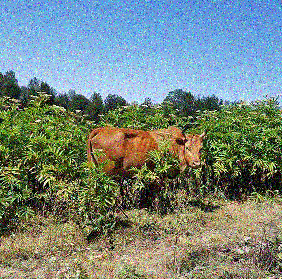
#> input picture images/noisy-cow.png, 282 x 279 px
$ jupyter execute 46-Filters-denoising-and-blurring.ipynb
#> lines starting #> are read from the running program, lines starting #| are printed output that depends on the picture
# <div style="direction:rtl;text-align:right;font-family:B Lotus, B Nazanin, Tahoma">اعمال فیلتر روی تصویر</div>

## Uniform weights

$$K = \frac{1}{9} \begin{bmatrix} 1 & 1 & 1 \\ 1 & 1 & 1 \\ 1 & 1 & 1 \end{bmatrix}$$

[cell 1]
import cv2
import numpy as np
import matplotlib.pyplot as plt


image = cv2.imread('images/noisy-cow.png')
#> image is the input picture: shape (279, 282, 3); mean B, G, R 126.3, 134.4, 119.1

# Creating our 3 x 3 kernel
kernel_3x3 = np.ones((3, 3), np.float32) / 9

# We use the cv2.fitler2D to conovlve the kernal with an image
blurred = cv2.filter2D(image, -1, kernel_3x3)
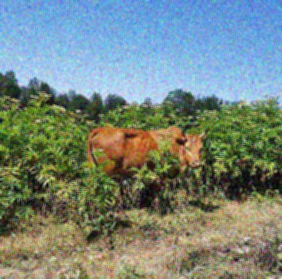
#> blurred: shape (279, 282, 3); mean B, G, R 126.3, 134.4, 119.1


# Creating our 7 x 7 kernel
kernel_7x7 = np.ones((7, 7), np.float32) / 49

blurred2 = cv2.filter2D(image, -1, kernel_7x7)
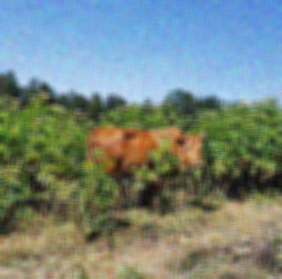
#> blurred2: shape (279, 282, 3); mean B, G, R 126.3, 134.4, 119.1

plt.figure(figsize=[15,5])
plt.subplot(131);plt.imshow(image[...,::-1]);plt.title("Original");
plt.subplot(132);plt.imshow(blurred[...,::-1]);plt.title("blurred with 3x3 filter");
plt.subplot(133);plt.imshow(blurred2[...,::-1]);plt.title("blurred with 7x7 filter");
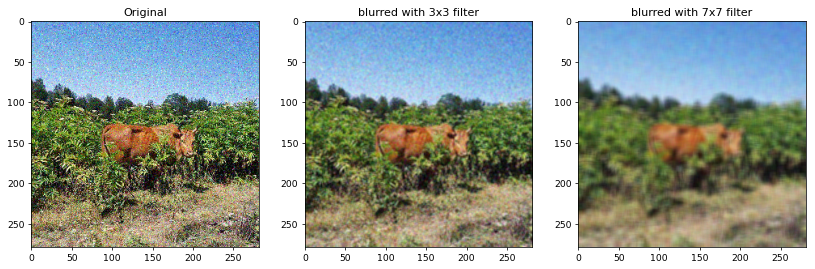
#> figure drawn by matplotlib, 3 panels

## Non-uniform weights

If only sigmaX is specified, sigmaY is taken as the same as sigmaX. If both are given as zeros, they are calculated from the kernel size. Gaussian blurring is highly effective in removing Gaussian noise from an image.

[cell 2]
import cv2
import numpy as np
import matplotlib.pyplot as plt

image = cv2.imread('images/noisy-cow.png')

# Averaging done by convolving the image with a normalized box filter.
# This takes the pixels under the box and replaces the central element
# Box size needs to odd and positive
blur = cv2.blur(image, (7,7))

# Instead of box filter, gaussian kernel
gaussian = cv2.GaussianBlur(image, (7,7), 0)
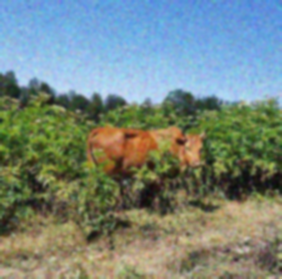
#> gaussian: shape (279, 282, 3); mean B, G, R 126.3, 134.4, 119.1

# Takes median of all the pixels under kernel area and central
# element is replaced with this median value
median = cv2.medianBlur(image, 5)
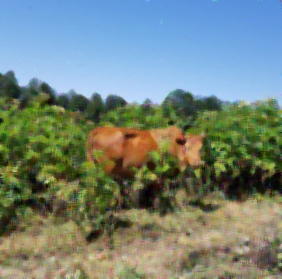
#> median: shape (279, 282, 3); mean B, G, R 124.3, 132.7, 117.3

# Bilateral is very effective in noise removal while keeping edges sharp
bilateral = cv2.bilateralFilter(image, 9, 75, 75)
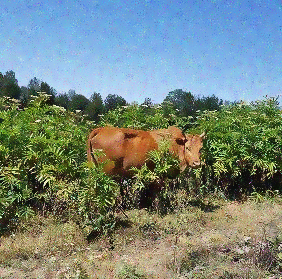
#> bilateral: shape (279, 282, 3); mean B, G, R 126.2, 134, 118.7


plt.figure(figsize=[15,10])
plt.subplot(231);plt.imshow(image[...,::-1]);plt.title("Original");
plt.subplot(232);plt.imshow(blur[...,::-1]);plt.title("After uniform filter");
plt.subplot(233);plt.imshow(gaussian[...,::-1]);plt.title("After non-uniform gaussian filter");
plt.subplot(234);plt.imshow(median[...,::-1]);plt.title("After median filter");
plt.subplot(235);plt.imshow(bilateral[...,::-1]);plt.title("After bilateral filter");
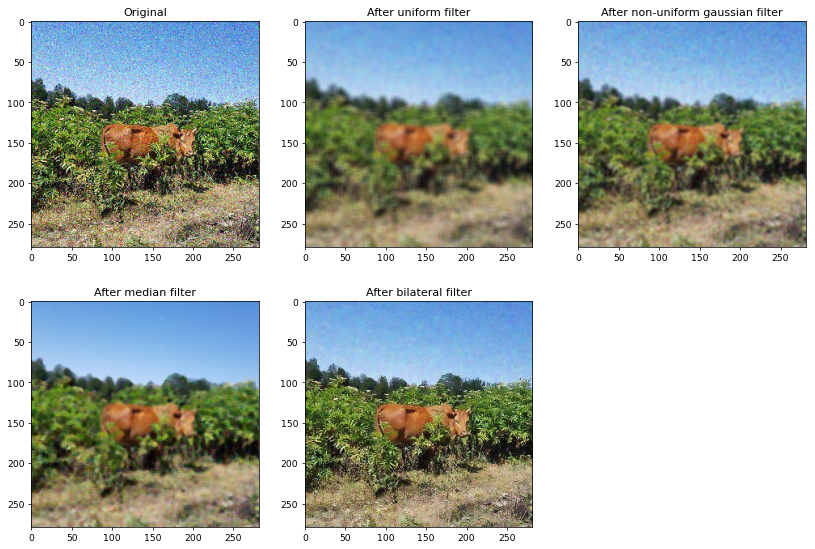
#> figure drawn by matplotlib, 5 panels

[cell 3]
import cv2
import numpy as np
import matplotlib.pyplot as plt

image = cv2.imread('images/noisy-cow.png')

gaussian2 = cv2.GaussianBlur(image, (11,11), 2)
gaussian3 = cv2.GaussianBlur(image, (11,11), 3)
gaussian5 = cv2.GaussianBlur(image, (11,11), 5)

plt.figure(figsize=[10,10])
plt.subplot(221);plt.imshow(image[...,::-1]);plt.title("Original");
plt.subplot(222);plt.imshow(gaussian2[...,::-1]);plt.title("Gaussian filter, sigma=2");
plt.subplot(223);plt.imshow(gaussian3[...,::-1]);plt.title("Gaussian filter, sigma=3");
plt.subplot(224);plt.imshow(gaussian5[...,::-1]);plt.title("Gaussian filter, sigma=5");
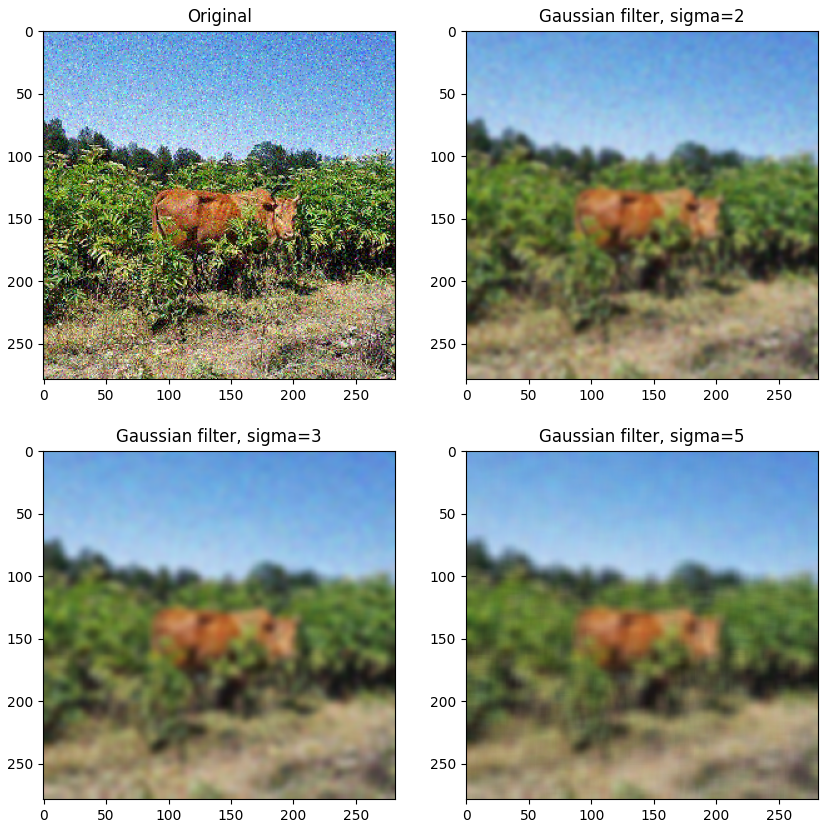
#> figure drawn by matplotlib, 4 panels

## Image De-noising - Non-Local Means Denoising

[cell 4]
import cv2
import numpy as np
import matplotlib.pyplot as plt

image = cv2.imread('images/noisy-cow.png')

# Parameters, after None are - the filter strength 'h' (5-10 is a good range)
# Next is hForColorComponents, set as same value as h again
#
dst = cv2.fastNlMeansDenoisingColored(image, None, 6, 6, 7, 21)
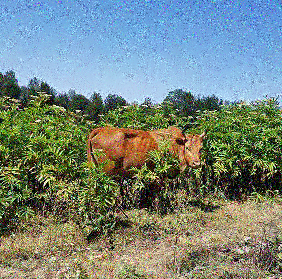
#> dst: shape (279, 282, 3); mean B, G, R 125.9, 134, 118.9

plt.figure(figsize=[10,10])
plt.subplot(221);plt.imshow(image[...,::-1]);plt.title("Original");
plt.subplot(222);plt.imshow(dst[...,::-1]);plt.title("result");
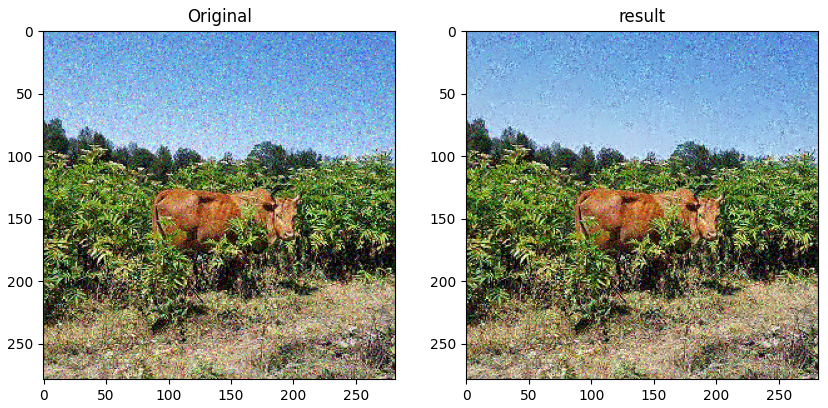
#> figure drawn by matplotlib, 2 panels

$ run again, with images/Tiger_Woods.png copied over images/noisy-cow.png
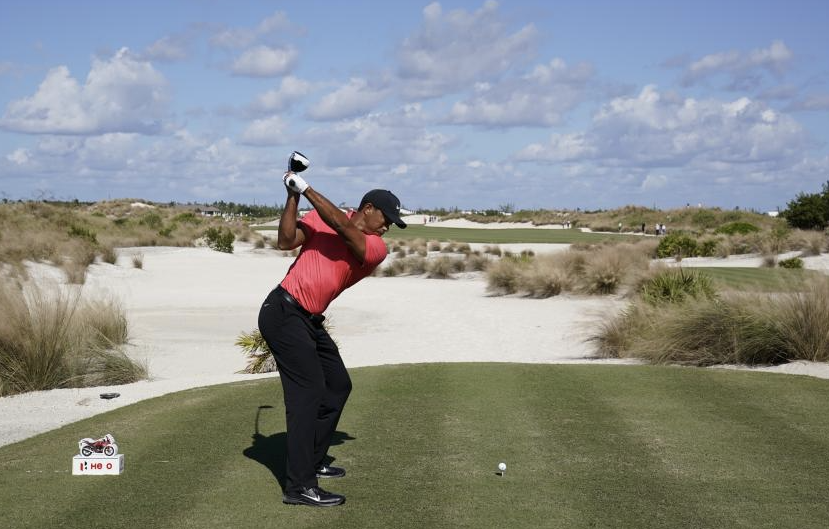
#> input picture images/Tiger_Woods.png, 1658 x 1058 px (shown at 1/2 size)
#> image is the input picture: shape (1058, 1658, 3); mean B, G, R 139.3, 141.3, 137.6
#> `[cell 3] import cv2 import numpy as np import matplotlib.pyplot as plt..`:
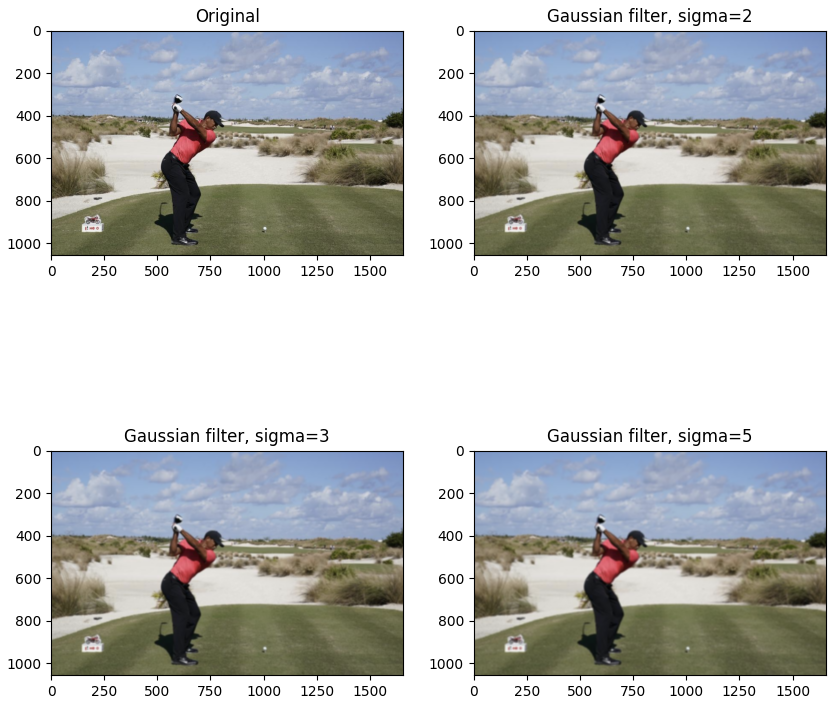
#> figure drawn by matplotlib, 4 panels
#> `[cell 4] import cv2 import numpy as np import matplotlib.pyplot as plt..`:
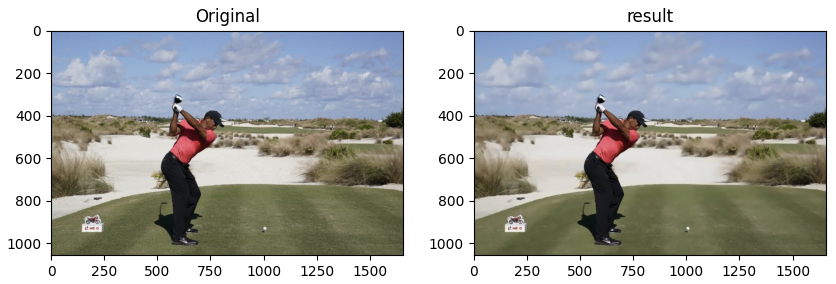
#> figure drawn by matplotlib, 2 panels

$ run again, with images/blemish.png copied over images/noisy-cow.png
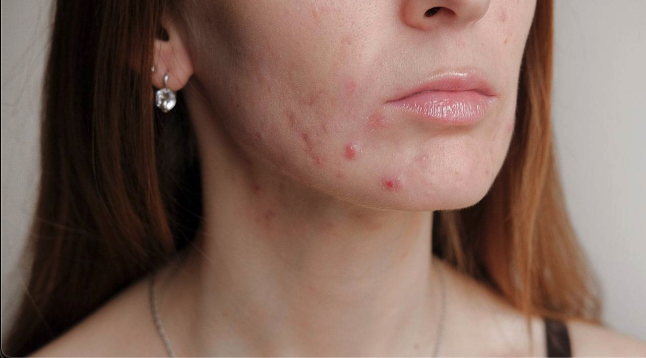
#> input picture images/blemish.png, 646 x 358 px
#> image is the input picture: shape (358, 646, 3); mean B, G, R 90.4, 101.3, 128.4
#> `[cell 4] import cv2 import numpy as np import matplotlib.pyplot as plt..`:
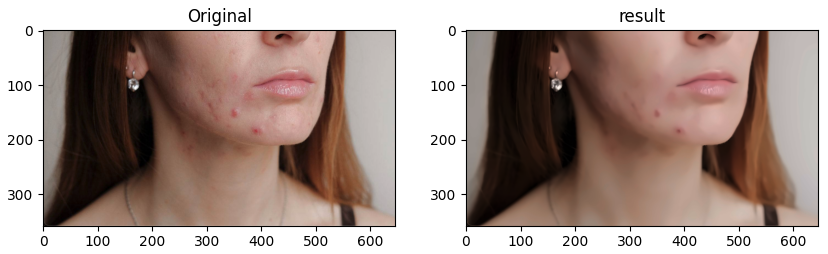
#> figure drawn by matplotlib, 2 panels
